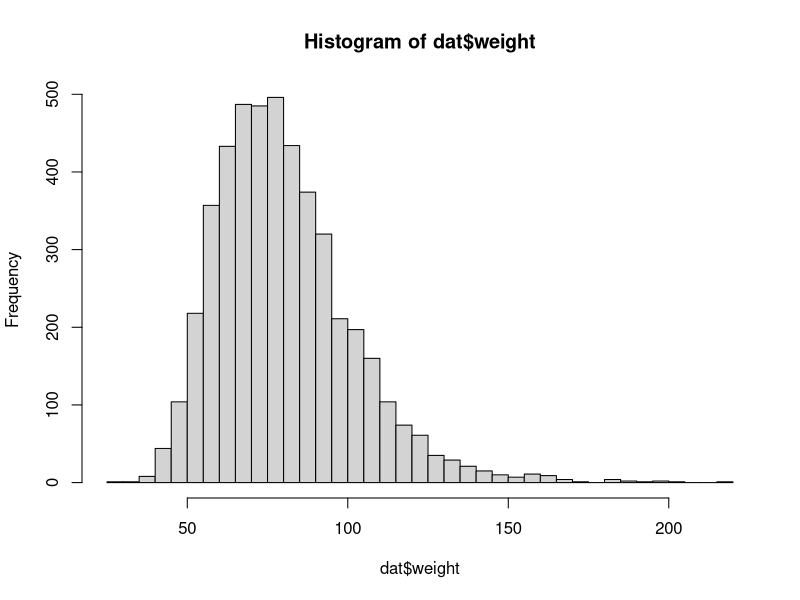
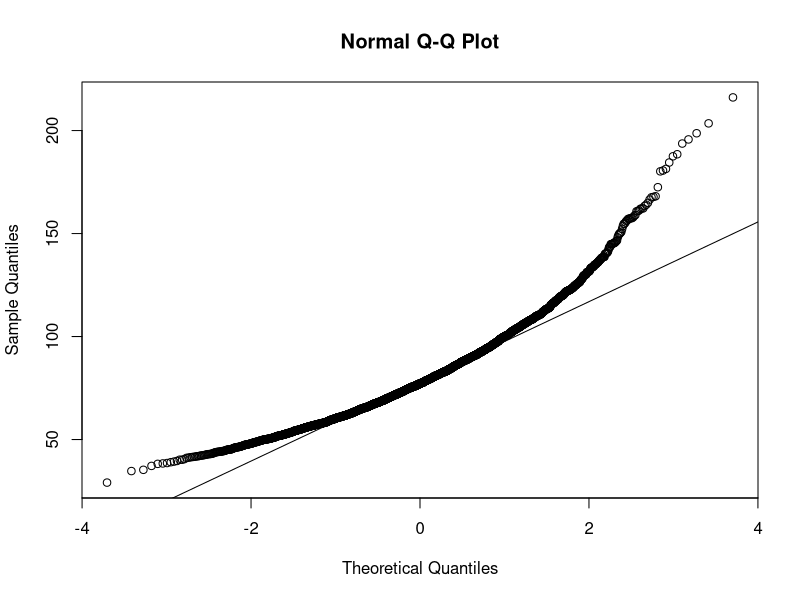
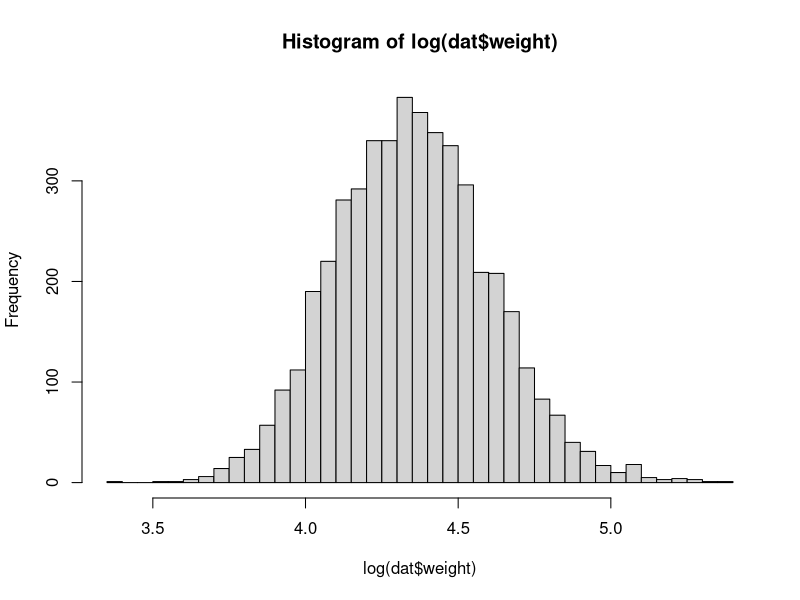
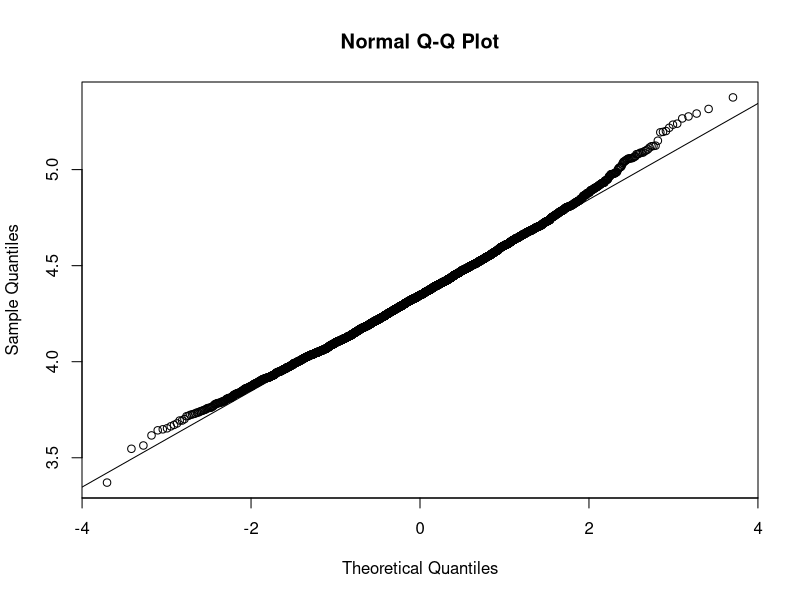

The R source for these figures, in order:
## ---- chunk 1
dat <- read.csv("NHANES1.csv")

# make factors
integer_info <- sapply(dat, is.integer)
integer_info[which(names(integer_info) == "age")] <- FALSE  # age should stay an integer
dat[integer_info] <- lapply(dat[integer_info], as.factor)

## ---- chunk 2
var.test(dat$height[dat$male], dat$height[!dat$male])
## ---- chunk 3
t.test(dat$height[dat$male], dat$height[!dat$male], alternative='greater')
## ---- chunk 4
ci <- t.test(dat$height[dat$male], dat$height[!dat$male], alternative='greater')
ci$conf.int
## ---- chunk 5
hist(dat$weight,breaks=50)
qqnorm(dat$weight)
qqline(dat$weight)
hist(log(dat$weight),breaks=50)
qqnorm(log(dat$weight))
qqline(log(dat$weight))
## ---- chunk 6
t.test(log(dat$weight),mu=log(80))
## ---- chunk 7
prop.test(table(!dat$heartdis_ever))
prop.test(table(!dat$lungpath_ever))
## ---- chunk 8
table(dat$male,dat$heartdis_ever)
prop.test(table(dat$male,!dat$heartdis_ever))
chisq.test(table(dat$male, dat$heartdis_ever))
## ---- chunk 9
table(dat$smokstat)
smoke_bin <- NULL
smoke_bin[dat$smokstat == 1 | dat$smokstat == 2] <- 0
smoke_bin[dat$smokstat == 3] <- 1
smoke_bin <- as.factor(smoke_bin)
dat$smoke_bin <- smoke_bin
table(smoke_bin)

## ---- chunk 10
(tab <- table(dat$smoke_bin, dat$cancer_ever))
prop.table(tab, margin = 1)  # normalize by first margins to 1
prop.test(table(dat$smoke_bin, !dat$cancer_ever))

## ---- chunk 11
table(dat$smoke_bin[dat$age < 50], !dat$cancer_ever[dat$age < 50])
prop.test(table(dat$smoke_bin[dat$age < 50], !dat$cancer_ever[dat$age < 50]))
